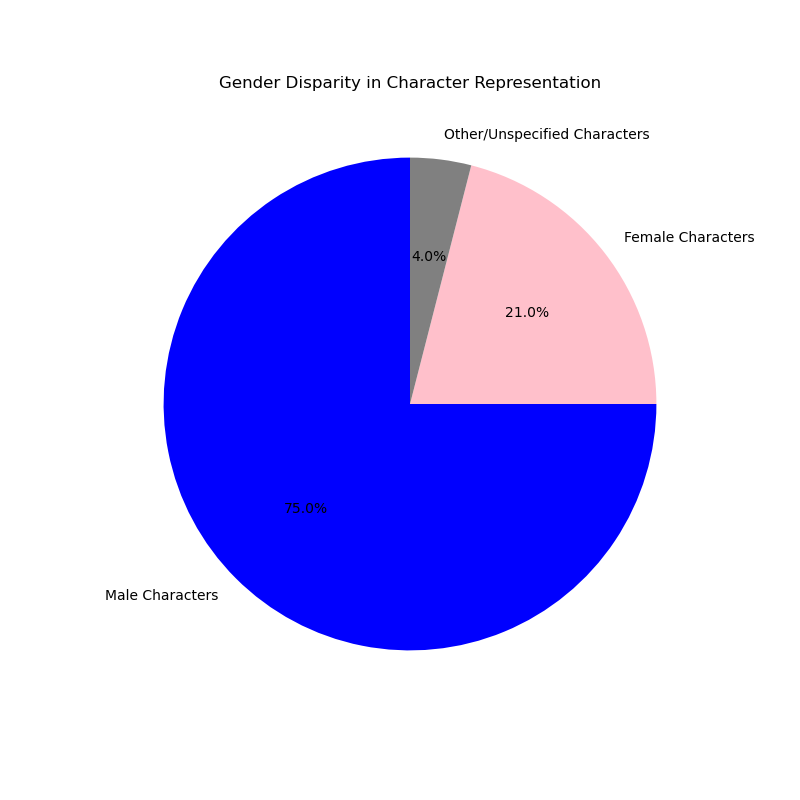

Generate this figure with Python:
import matplotlib.pyplot as plt

labels = ['Male Characters', 'Female Characters', 'Other/Unspecified Characters']
sizes = [75, 21, 4]  # Assuming 4% are other/unspecified characters
colors = ['blue', 'pink', 'grey']

plt.figure(figsize=(8, 8))
plt.pie(sizes, labels=labels, colors=colors, autopct='%1.1f%%', startangle=90)
plt.title('Gender Disparity in Character Representation')
plt.show()
